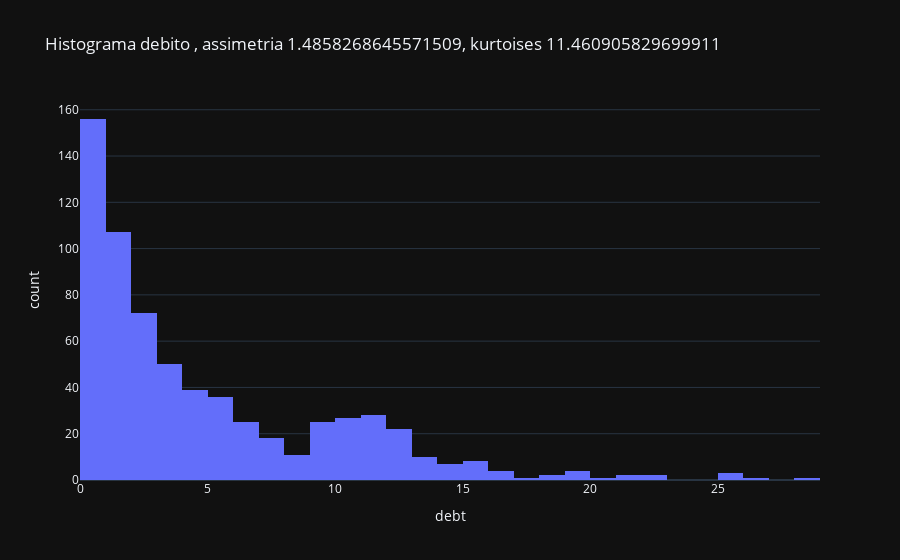

Notebook cell for this chart:
### Markdown cell above
Podemos ver que o dataset tem muitos outliers teremos que tratalos
vamos ver agora a sua kurtoises e assimetria

### Code cell
fig = px.histogram(df, x="debt", hover_data=df.columns,
                   title=f'Histograma debito , assimetria {df["debt"].skew()}, kurtoises {df["years_employed"].kurt()}')

fig.show()

### Figure 1 — Plotly figure (JSON) as saved in the notebook; plotly's stock layout.template omitted (floating-point values rounded to 4 significant figures; data arrays with more than 128 entries replaced by an {"elided": "..."} marker saying what was removed)
{"data": [{"alignmentgroup": "True", "bingroup": "x", "hovertemplate": "debt=%{x}<br>count=%{y}<extra></extra>", "legendgroup": "", "marker": {"color": "#636efa", "pattern": {"shape": ""}}, "name": "", "offsetgroup": "", "orientation": "v", "showlegend": false, "x": {"elided": "662 float values"}, "xaxis": "x", "yaxis": "y", "type": "histogram"}], "layout": {"xaxis": {"anchor": "y", "domain": [0.0, 1.0], "title": {"text": "debt"}}, "yaxis": {"anchor": "x", "domain": [0.0, 1.0], "title": {"text": "count"}}, "legend": {"tracegroupgap": 0}, "title": {"text": "Histograma debito , assimetria 1.4858268645571509, kurtoises 11.460905829699911"}, "barmode": "relative"}}
